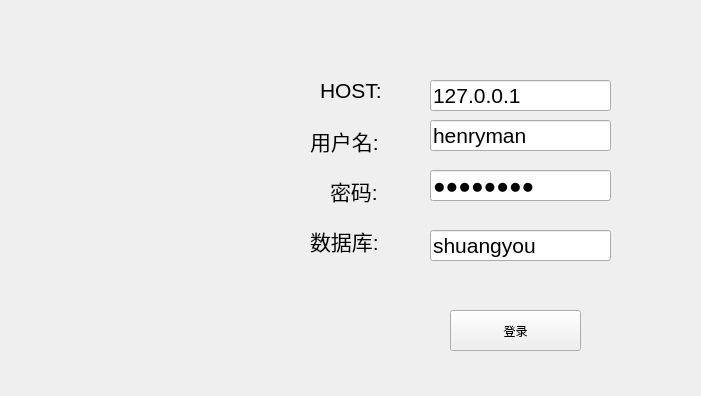
<?xml version="1.0" encoding="UTF-8"?>
<ui version="4.0">
 <class>loginWindow</class>
 <widget class="QMainWindow" name="loginWindow">
  <property name="geometry">
   <rect>
    <x>0</x>
    <y>0</y>
    <width>701</width>
    <height>396</height>
   </rect>
  </property>
  <property name="windowTitle">
   <string>MainWindow</string>
  </property>
  <widget class="QWidget" name="centralwidget">
   <widget class="QPushButton" name="Login">
    <property name="geometry">
     <rect>
      <x>450</x>
      <y>310</y>
      <width>131</width>
      <height>41</height>
     </rect>
    </property>
    <property name="text">
     <string>登录</string>
    </property>
   </widget>
   <widget class="QLabel" name="label">
    <property name="geometry">
     <rect>
      <x>320</x>
      <y>70</y>
      <width>91</width>
      <height>41</height>
     </rect>
    </property>
    <property name="font">
     <font>
      <pointsize>16</pointsize>
     </font>
    </property>
    <property name="text">
     <string>HOST:</string>
    </property>
   </widget>
   <widget class="QLabel" name="label_2">
    <property name="geometry">
     <rect>
      <x>330</x>
      <y>170</y>
      <width>71</width>
      <height>41</height>
     </rect>
    </property>
    <property name="font">
     <font>
      <pointsize>16</pointsize>
     </font>
    </property>
    <property name="text">
     <string>密码:</string>
    </property>
   </widget>
   <widget class="QLabel" name="label_3">
    <property name="geometry">
     <rect>
      <x>310</x>
      <y>220</y>
      <width>91</width>
      <height>41</height>
     </rect>
    </property>
    <property name="font">
     <font>
      <pointsize>16</pointsize>
     </font>
    </property>
    <property name="text">
     <string>数据库:</string>
    </property>
   </widget>
   <widget class="QLabel" name="label_4">
    <property name="geometry">
     <rect>
      <x>310</x>
      <y>120</y>
      <width>91</width>
      <height>41</height>
     </rect>
    </property>
    <property name="font">
     <font>
      <pointsize>16</pointsize>
     </font>
    </property>
    <property name="text">
     <string>用户名:</string>
    </property>
   </widget>
   <widget class="QLineEdit" name="HOST">
    <property name="geometry">
     <rect>
      <x>430</x>
      <y>80</y>
      <width>181</width>
      <height>31</height>
     </rect>
    </property>
    <property name="font">
     <font>
      <pointsize>16</pointsize>
     </font>
    </property>
    <property name="text">
     <string>127.0.0.1</string>
    </property>
   </widget>
   <widget class="QLineEdit" name="username">
    <property name="geometry">
     <rect>
      <x>430</x>
      <y>120</y>
      <width>181</width>
      <height>31</height>
     </rect>
    </property>
    <property name="font">
     <font>
      <pointsize>16</pointsize>
     </font>
    </property>
    <property name="text">
     <string>henryman</string>
    </property>
   </widget>
   <widget class="QLineEdit" name="password">
    <property name="geometry">
     <rect>
      <x>430</x>
      <y>170</y>
      <width>181</width>
      <height>31</height>
     </rect>
    </property>
    <property name="font">
     <font>
      <pointsize>16</pointsize>
     </font>
    </property>
    <property name="text">
     <string>asdf1234</string>
    </property>
    <property name="echoMode">
     <enum>QLineEdit::Password</enum>
    </property>
   </widget>
   <widget class="QLineEdit" name="database">
    <property name="geometry">
     <rect>
      <x>430</x>
      <y>230</y>
      <width>181</width>
      <height>31</height>
     </rect>
    </property>
    <property name="font">
     <font>
      <pointsize>16</pointsize>
     </font>
    </property>
    <property name="text">
     <string>shuangyou</string>
    </property>
   </widget>
   <widget class="QLabel" name="logo">
    <property name="geometry">
     <rect>
      <x>10</x>
      <y>60</y>
      <width>301</width>
      <height>251</height>
     </rect>
    </property>
    <property name="styleSheet">
     <string notr="true">border-image: url(:/logo/resource/logo.png);</string>
    </property>
    <property name="text">
     <string/>
    </property>
   </widget>
  </widget>
 </widget>
 <resources/>
 <connections/>
</ui>
